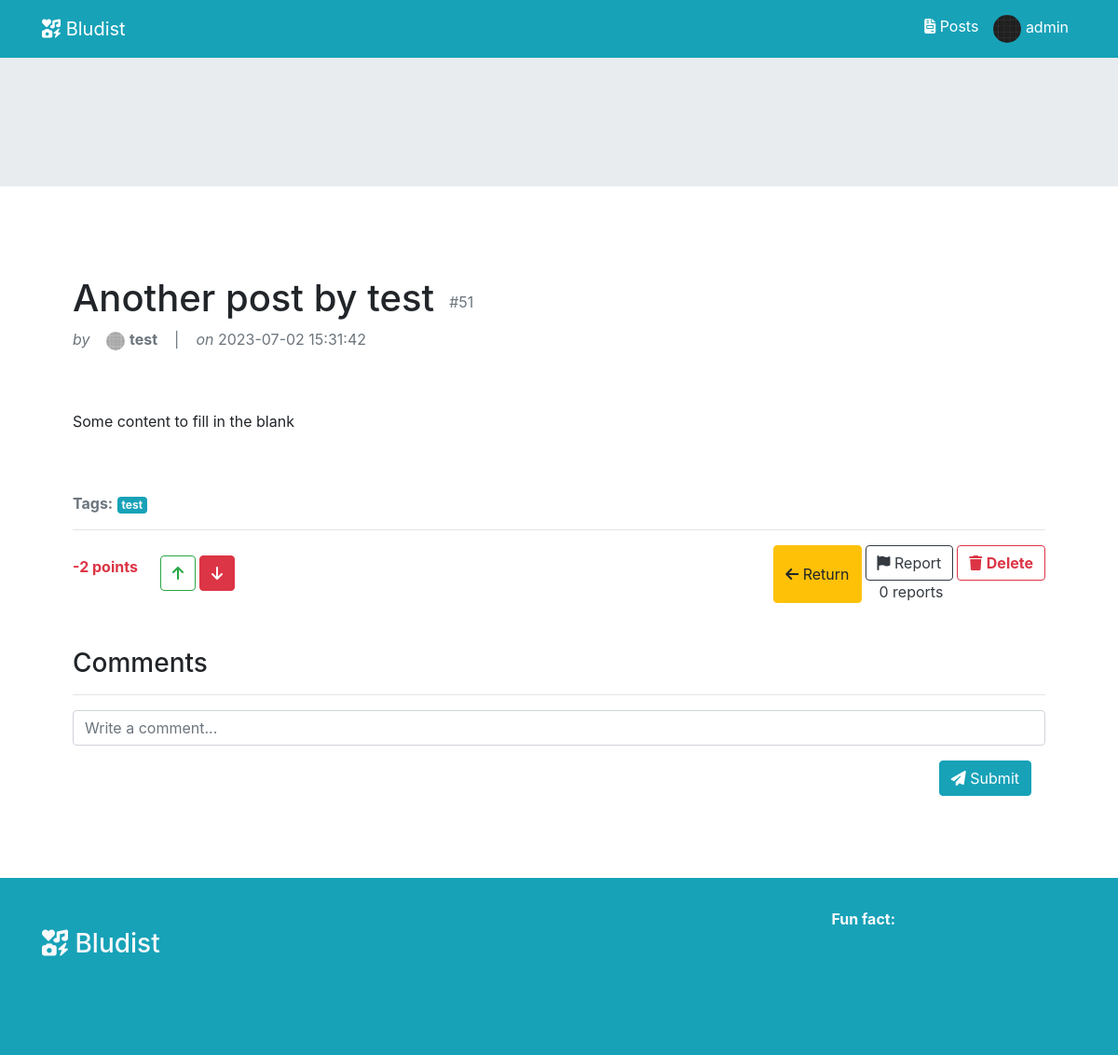
/posts/view/51 (signed in), run on the app's committed database.
### tables this page shows
CREATE TABLE `media` (
  `id` int NOT NULL,
  `path` text NOT NULL,
  `uploader` varchar(32) NOT NULL
);

CREATE TABLE `post` (
  `id` int NOT NULL,
  `author` varchar(32) NOT NULL,
  `title` text NOT NULL,
  `content` text NOT NULL,
  `media_id` int DEFAULT NULL,
  `tags` text,
  `date_created` datetime NOT NULL DEFAULT CURRENT_TIMESTAMP,
  `date_modified` datetime NOT NULL DEFAULT CURRENT_TIMESTAMP
);

### views/posts/view.php (the view, shortened to what the rows shown need)
<?php
include "views/includes/header.php";
$postCtrl = new PostCtrl();
$url_exploded = explode("/", $_GET["url"]);
$post = $postCtrl->fetchPostById(end($url_exploded));
$mediaCtrl = new MediaCtrl();
$mediaPath = $mediaCtrl->getFilePathById($postCtrl->getPostMediaId($post["id"]));
$votingCtrl = new VotingCtrl();
$voting_score = $votingCtrl->votingScore($post["id"], NULL);
$upvote_existed = $votingCtrl->voteExisted($post["id"], NULL, $_SESSION["username"], 1);
$downvote_existed = $votingCtrl->voteExisted($post["id"], NULL, $_SESSION["username"], 0);
$reportCtrl = new ReportCtrl();
$report_existed = $reportCtrl->reportExisted($post["id"], NULL, $_SESSION["username"]);
?>
<?php if ($mediaPath) : ?>
    <div class="jumbotron jumbotron-fluid mt-5 mb-4">
        <div class="container">
            <div class="row">
                <div class="col-12">
                </div>
            </div>
        </div>
    </div>
<?php endif; ?>
<div class="container mt-5 p-5">
    <div class="row">
        <div class="col-12">
            <div class="d-flex align-items-end">
                <h1><?= $post["title"] ?></h1>
                <p class="ml-3 text-secondary">#<?= $post["id"] ?></p>
            </div>
            <p class="text-secondary">
                <i>by</i>
                <img src="<?php
                            $userCtrl = new UserCtrl();
                            if ($userCtrl->getUserAvatarId($post["author"])) {
                                echo ROOT . 'img/uploads/' . $userCtrl->getUserAvatarPath($post["author"]);
                            } else {
                                echo ROOT . 'img/default_avatar.png"';
                            }
                            ?>" alt="avatar" width="20" height="20" class="rounded-circle">
                <b><?= $post["author"] ?></b>
                &nbsp;&nbsp;
                |
                &nbsp;&nbsp;
                <i>on</i>
                <?= $post["date_created"] ?>
            </p>
        </div>
    </div>
    <div class="row mt-5 mb-5">
        <div class="col-12">
            <p><?= $post["content"] ?></p>
        </div>
    </div>
    <div class="row">
        <div class="col-12">
            <p class="text-secondary"><b>Tags:</b>
                <?php
                $tags = explode(",", $post["tags"]);
                foreach ($tags as $key => $tag) {
                    $tags[$key] = trim($tag);
                }
                foreach ($tags as $tag) : ?>
                    <a class="badge bg-info text-light" href="<?= ROOT ?>posts/search?type=tags&needle=<?= $tag ?>"><?= $tag ?></a>
                <?php endforeach; ?>
            </p>
            <hr>
        </div>
    </div>
    <div class="row">
        <div class="col-12 d-flex justify-content-between align-items-center">
            <div class="d-flex gap-1">
                <b>
                    <p class="text-<?= ($voting_score > 0) ? "success" : (($voting_score == 0) ? "secondary" : "danger") ?> mr-4">
                        <?= $voting_score ?> points</p>
                </b>
                <?php if (isset($_SESSION["role"]) && ($_SESSION["role"] != "-1")) : ?>
                    <form action="<?= ROOT ?>posts/voting" method="POST">
                        <button type="submit" class="btn btn-<?php if ($upvote_existed) {
                                                                    echo "success";
                                                                } else {
                                                                    echo "outline-success";
                                                                } ?> mr-1"><i class="fa-solid fa-arrow-up"></i></button>
                    </form>
                    <form action="<?= ROOT ?>posts/voting" method="POST">
                        <button type="submit" class="btn btn-<?php if ($downvote_existed) {
                                                                    echo "danger";
                                                                } else {
                                                                    echo "outline-danger";
                                                                } ?> mr-1"><i class="fa-solid fa-arrow-down"></i></button>
                    </form>
                <?php endif; ?>
            </div>
            <div class="d-flex">
                <button class="btn btn-warning mr-1" onclick="history.back()"><i class="fa-solid fa-arrow-left"></i> Return</button>
                <div class="d-flex flex-column align-items-center">
                    <?php if (isset($_SESSION["role"]) && ($_SESSION["role"] != "-1")) : ?>
                        <form action="<?= ROOT ?>posts/report" method="POST" class="mr-1">
                            <button <?php if ($report_existed) {
                                        echo "class='btn btn-dark' type='submit'";
                                    } else {
                                        echo "class='btn btn-outline-dark' data-toggle='modal' data-target='#reportPostModal' type='button'";
                                    } ?>><i class="fa-solid fa-flag"></i>
                                Report</button>
                        </form>
                    <?php endif; ?>
                    <a class="text-dark" style="cursor: pointer;" data-toggle="modal" data-target="#reportsModal">
                        <p class="mb-0">
                            <?= $reportCtrl->countReportsByTargetId(0, $post["id"]) ?>
                            reports
                        </p>
                    </a>
                </div>
                <?php if (($_SESSION['role'] == 0) || ($_SESSION['username'] == $post['author'])) : ?>
                    <form action="<?= ROOT; ?>posts/delete" method="post">
                        <button class="btn btn-outline-danger" type="submit">
                            <i class="fa-solid fa-trash"></i>
                            <b>Delete</b>
                        </button>
                    </form>
                <?php endif; ?>
            </div>
        </div>
    </div>
    <div class="row mt-5 d-flex flex-column">
        <div class="col-12">
            <h3>Comments</h3>
            <hr>
        </div>
        <?php if (isset($_SESSION["role"]) && ($_SESSION["role"] != "-1")) : ?>
            <div class="col-12">
                <div class="mb-3 d-flex flex-column">
                    <form action="<?= ROOT ?>comments/add" method="POST" id="comment-form">
                        <input name="content" class="form-control mb-3" placeholder="Write a comment...">
                        <div class="col-12 d-flex justify-content-end">
                            <button type="submit" class="btn btn-info"><i class='fa-solid fa-paper-plane'></i>
                                Submit</button>
                        </div>
                    </form>
                </div>
            </div>
        <?php
        endif;
        ?>
    </div>
</div>
<?php include "views/includes/footer.php"; ?>

### views/includes/header.php (shortened to what the rows shown need)
<!DOCTYPE html>
<html lang="en">
<head>
    <link rel="stylesheet" href="https://cdnjs.cloudflare.com/ajax/libs/twitter-bootstrap/4.6.0/css/bootstrap.min.css">
    <link rel="stylesheet" href="https://cdnjs.cloudflare.com/ajax/libs/font-awesome/6.4.0/css/all.css">
</head>
<body>
    <nav class="navbar navbar-expand-lg navbar-dark bg-info fixed-top">
        <div class="container">
            <a class="navbar-brand" href="<?= ROOT; ?>"><i class="fas fa-icons"></i> Bludist</a>
            <div id="my-nav" class="collapse navbar-collapse">
                <ul class="navbar-nav ml-auto">
                    <li class="nav-item active">
                        <a class="nav-link" href="<?= ROOT; ?>posts"><i class="fa-solid fa-file-invoice"></i> Posts</a>
                    </li>
                    <?php
                    if (isset($_SESSION['role']) && $_SESSION['role'] != "-1") :
                    ?>
                        <li class="nav-item active">
                            <a class="nav-link" href="<?= ROOT; ?>profile">
                                <?php
                                $userCtrl = new UserCtrl();
                                if ($userCtrl->getUserAvatarId($_SESSION['username'])) {
                                    echo '<img src="' . ROOT . 'img/uploads/' . $userCtrl->getUserAvatarPath($_SESSION['username']) . '" alt="avatar" width="30" height="30" class="rounded-circle">';
                                } else {
                                    echo '<img src="' . ROOT . 'img/default_avatar.png" alt="avatar" width="30" height="30" class="rounded-circle">';
                                }
                                ?>
                                <?= $_SESSION['username']; ?></a>
                        </li>
                    <?php else : ?>
                        <li class="nav-item active">
                            <a class="nav-link" href="<?= ROOT; ?>login"><i class="fas fa-user"></i> Login</a>
                        </li>
                    <?php
                    endif;
                    ?>
                </ul>
            </div>
        </div>
    </nav>

### data on the page
media: path (picture)
post: title "Another post by test", id "51", author.path (picture), author "test", date_created "2023-07-02 15:31:42", content "Some content to fill in the blank"

### other printed values
$_SESSION['username'] "admin"
$tag "test"
$voting_score "-2"
$reportCtrl->countReportsByTargetId(0, $post["id"]) "0"
